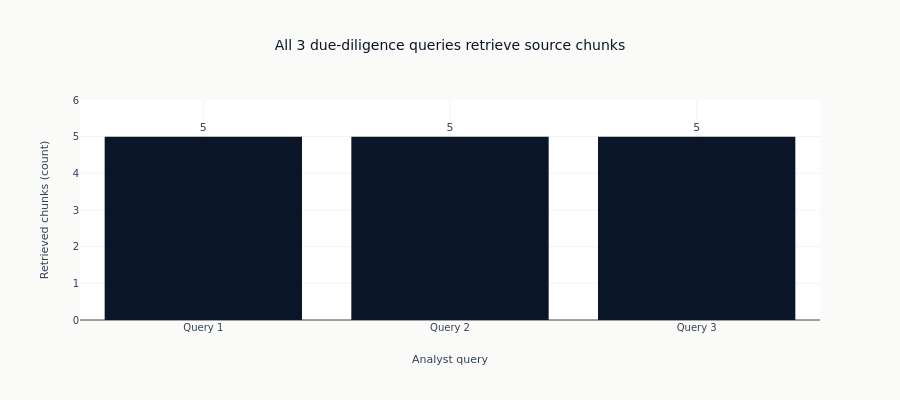

Notebook cell for this chart:
### Code cell
source_counts = [result.get("source_count", 0) for result in query_results]
fig = go.Figure(
    go.Bar(
        x=[f"Query {index}" for index in range(1, len(source_counts) + 1)],
        y=source_counts,
        marker_color=COLORS["blue"],
        text=source_counts,
        textposition="outside",
    )
)
fig.update_layout(
    title=f"All {len(source_counts)} due-diligence queries retrieve source chunks",
    xaxis_title="Analyst query",
    yaxis_title="Retrieved chunks (count)",
    height=400,
    showlegend=False,
)
fig.update_yaxes(range=[0, max(source_counts + [1]) * 1.2])
fig.show()

### Figure 1 — Plotly figure (JSON) as saved in the notebook; plotly's stock layout.template omitted (floating-point values rounded to 4 significant figures)
{"data": [{"marker": {"color": "#0a1628"}, "text": ["5", "5", "5"], "textposition": "outside", "type": "bar", "x": ["Query 1", "Query 2", "Query 3"], "y": [5, 5, 5]}], "layout": {"height": 400, "showlegend": false, "title": {"text": "All 3 due-diligence queries retrieve source chunks"}, "xaxis": {"title": {"text": "Analyst query"}}, "yaxis": {"range": [0, 6.0], "title": {"text": "Retrieved chunks (count)"}}}}
